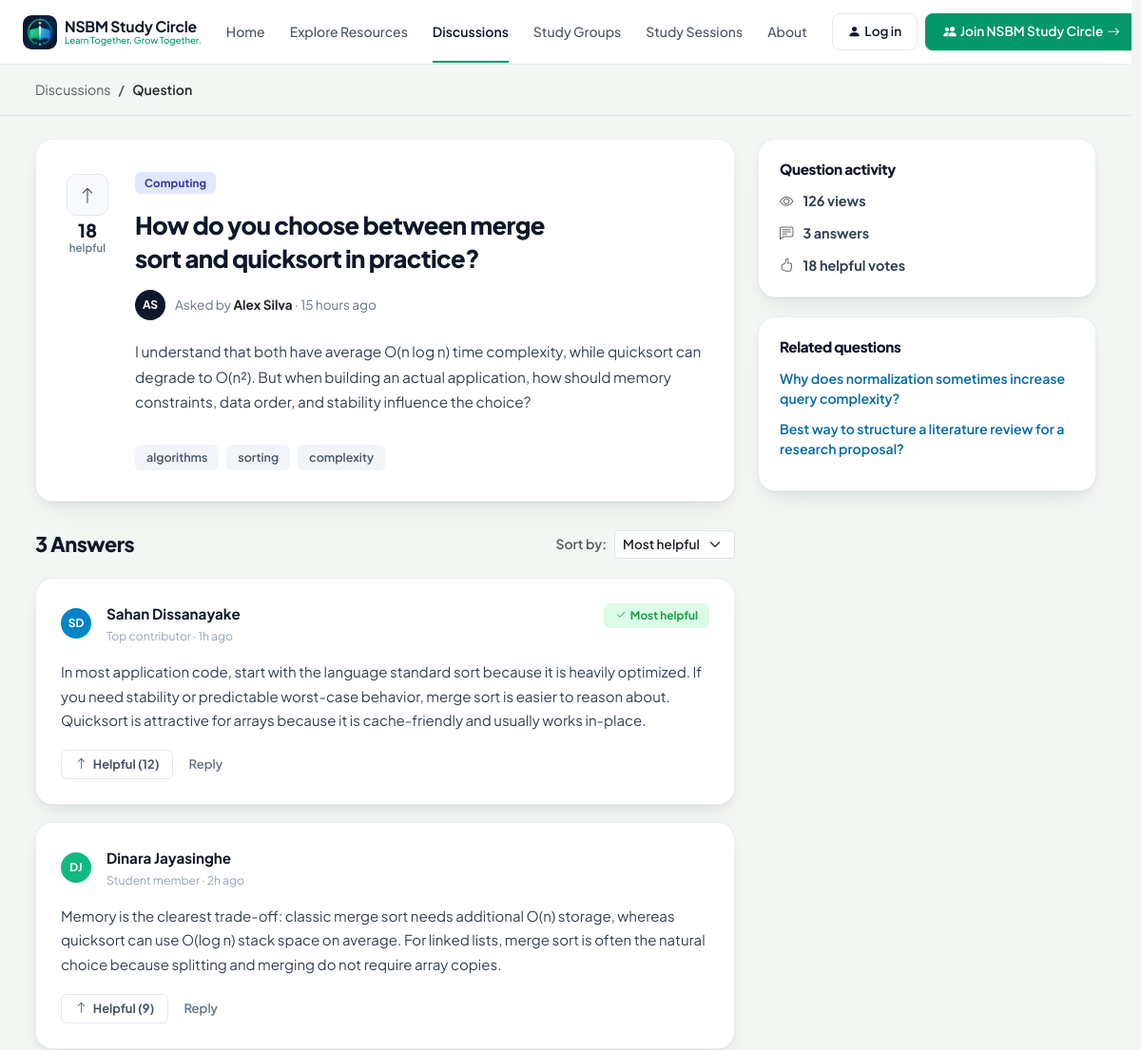
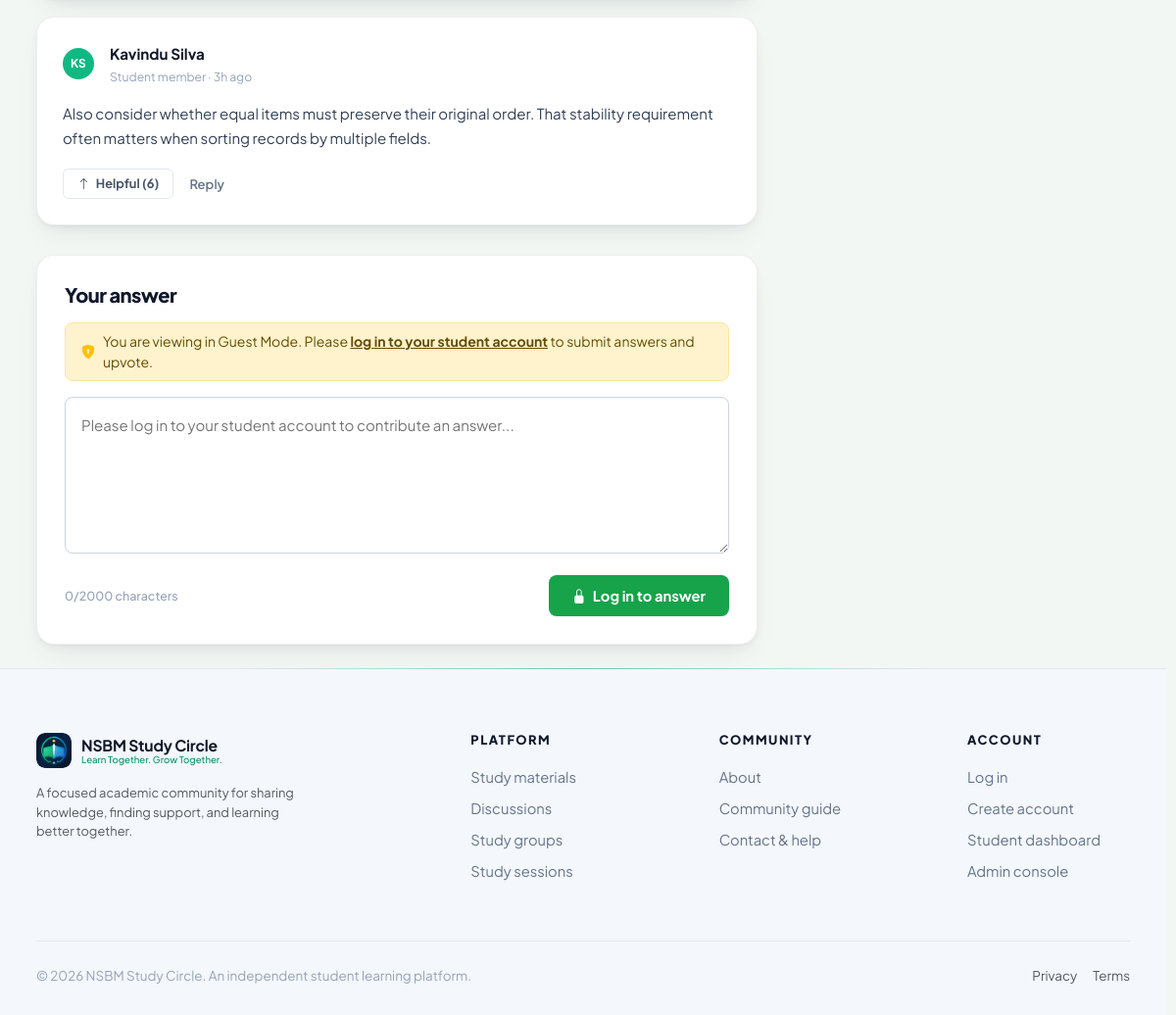
Page /frontend/discussion-details.php on the committed database (2 pictures, top to bottom).
### tables this page shows
CREATE TABLE IF NOT EXISTS discussions (
    id INT AUTO_INCREMENT PRIMARY KEY,
    title VARCHAR(255) NOT NULL,
    body TEXT NOT NULL,
    faculty ENUM('Computing', 'Business', 'Engineering', 'Science') DEFAULT 'Computing',
    category VARCHAR(100) DEFAULT 'Computing',
    module_code VARCHAR(30) NULL,
    tags VARCHAR(255) DEFAULT 'algorithms, sorting',
    author_id INT NOT NULL,
    upvotes INT DEFAULT 0,
    answers_count INT DEFAULT 0,
    views_count INT DEFAULT 45,
    is_solved TINYINT(1) DEFAULT 0,
    status ENUM('Open', 'Closed', 'Resolved') DEFAULT 'Open',
    is_hidden TINYINT(1) DEFAULT 0,
    created_at TIMESTAMP DEFAULT CURRENT_TIMESTAMP,
    updated_at TIMESTAMP DEFAULT CURRENT_TIMESTAMP ON UPDATE CURRENT_TIMESTAMP,
    FOREIGN KEY (author_id) REFERENCES users(id) ON DELETE CASCADE,
    INDEX idx_discussions_faculty (faculty),
    INDEX idx_discussions_category (category)
);

CREATE TABLE IF NOT EXISTS users (
    id INT AUTO_INCREMENT PRIMARY KEY,
    name VARCHAR(120) NOT NULL,
    email VARCHAR(160) NOT NULL UNIQUE,
    password VARCHAR(255) NOT NULL,
    role ENUM('admin', 'student') NOT NULL DEFAULT 'student',
    admin_type ENUM('Super administrator', 'Content moderator', 'Community moderator') NULL,
    student_id VARCHAR(30) NULL UNIQUE,
    faculty ENUM('Computing', 'Business', 'Engineering', 'Science') NOT NULL DEFAULT 'Computing',
    degree_program VARCHAR(180) DEFAULT 'BSc (Hons) Computer Science · Year 3',
    academic_year VARCHAR(20) DEFAULT 'Year 3',
    status ENUM('Active', 'Pending', 'Suspended') NOT NULL DEFAULT 'Active',
    bio TEXT NULL,
    academic_interests VARCHAR(255) DEFAULT 'Algorithms, Web Development, Databases',
    profile_visibility ENUM('NSBM Study Circle members', 'Public', 'Private') DEFAULT 'NSBM Study Circle members',
    profile_image VARCHAR(255) NULL,
    last_active_at TIMESTAMP NULL DEFAULT CURRENT_TIMESTAMP ON UPDATE CURRENT_TIMESTAMP,
    created_at TIMESTAMP DEFAULT CURRENT_TIMESTAMP,
    updated_at TIMESTAMP DEFAULT CURRENT_TIMESTAMP ON UPDATE CURRENT_TIMESTAMP,
    INDEX idx_users_role (role),
    INDEX idx_users_faculty (faculty),
    INDEX idx_users_status (status)
);

CREATE TABLE IF NOT EXISTS discussion_answers (
    id INT AUTO_INCREMENT PRIMARY KEY,
    discussion_id INT NOT NULL,
    author_id INT NOT NULL,
    author_role VARCHAR(100) DEFAULT 'Student member',
    body TEXT NOT NULL,
    upvotes INT DEFAULT 0,
    is_solution TINYINT(1) DEFAULT 0,
    created_at TIMESTAMP DEFAULT CURRENT_TIMESTAMP,
    updated_at TIMESTAMP DEFAULT CURRENT_TIMESTAMP ON UPDATE CURRENT_TIMESTAMP,
    FOREIGN KEY (discussion_id) REFERENCES discussions(id) ON DELETE CASCADE,
    FOREIGN KEY (author_id) REFERENCES users(id) ON DELETE CASCADE,
    INDEX idx_answers_discussion (discussion_id)
);

### frontend/discussion-details.php (the view, shortened to what the rows shown need)
<?php
require_once __DIR__ . '/../backend/config/db_config.php';
require_once __DIR__ . '/../backend/models/Discussion.php';
$discussionModel = new DiscussionModel();
$id = (int)($_GET['id'] ?? 1);
$discussion = $discussionModel->getDiscussionById($id);
$category = $discussion['category_badge'] ?? $discussion['category'] ?? $discussion['faculty'] ?? 'Computing';
$catClass = 'category-' . strtolower(preg_replace('/[^a-z0-9]/i', '', $category));
?>
<!DOCTYPE html>
<html lang="en" data-bs-theme="light">
<head>
    <link href="https://cdn.jsdelivr.net/npm/bootstrap@5.3.3/dist/css/bootstrap.min.css" rel="stylesheet">
    <link rel="stylesheet" href="https://cdn.jsdelivr.net/npm/bootstrap-icons@1.11.3/font/bootstrap-icons.min.css">
    <link rel="stylesheet" href="assets/css/style.css">
</head>
<body class="discussion-page-bg">
    <main class="py-4" id="discussionDetailContainer">
        <div class="container-xl">
            <div class="row g-4">
                <div class="col-lg-8">
                    <div class="question-detail-card">
                        <div class="question-upvote-box">
                            <button class="btn-vote-up" id="questionUpvoteBtn" title="Vote this question as helpful">
                                <i class="bi bi-arrow-up"></i>
                            </button>
                            <span class="question-vote-count" id="questionUpvoteCount"><?= (int)$discussion['upvotes'] ?></span>
                            <span class="question-vote-label">helpful</span>
                        </div>
                        <div class="flex-grow-1">
                            <span class="discussion-category-pill <?= $catClass ?>" id="detailCategoryBadge"><?= htmlspecialchars($category) ?></span>
                            <h1 class="question-detail-title" id="detailQuestionTitle">
                                <?= htmlspecialchars($discussion['title']) ?>
                            </h1>
                            <div class="question-author-meta">
                                <div class="author-circle-avatar" id="detailAuthorInitials"><?= htmlspecialchars($discussion['author_initials'] ?? 'AP') ?></div>
                                <span>Asked by <strong class="text-dark" id="detailAuthorName"><?= htmlspecialchars($discussion['author_name']) ?></strong> · <span id="detailTimeAgo"><?= htmlspecialchars($discussion['time_ago']) ?></span></span>
                            </div>
                            <div class="question-detail-body" id="detailQuestionBody">
                                <?= nl2br(htmlspecialchars($discussion['body'])) ?>
                            </div>
                            <div class="d-flex flex-wrap gap-2 pt-2" id="detailTagsContainer">
                                <?php foreach ($discussion['tags_list'] as $tag): ?>
                                    <a href="discussions.php?q=<?= urlencode($tag) ?>" class="tag-badge"><?= htmlspecialchars($tag) ?></a>
                                <?php endforeach; ?>
                            </div>
                        </div>
                    </div>
                    <div class="answers-section-header">
                        <h2 class="answers-count-title" id="answersCountHeader"><?= count($discussion['answers'] ?? []) ?> Answers</h2>
                    </div>
                    <div id="answersListContainer">
                        <?php if (!empty($discussion['answers'])): ?>
                            <?php foreach ($discussion['answers'] as $ans): ?>
                                <?php $isSolution = !empty($ans['is_solution']); ?>
                                <div class="answer-card <?= $isSolution ? 'highlight-solution' : '' ?>">
                                    <div class="d-flex justify-content-between align-items-start mb-2">
                                        <div class="d-flex align-items-center gap-3">
                                            <div class="author-circle-avatar" style="background: <?= $isSolution ? '#0284c7' : '#10b981' ?>;">
                                                <?= htmlspecialchars($ans['author_initials'] ?? 'ST') ?>
                                            </div>
                                            <div>
                                                <div class="answer-author-name"><?= htmlspecialchars($ans['author_name']) ?></div>
                                                <div class="answer-author-role"><?= htmlspecialchars($ans['author_role'] ?? 'Student member') ?></div>
                                            </div>
                                        </div>
                                        <?php if ($isSolution): ?>
                                            <span class="most-helpful-badge"><i class="bi bi-check2"></i> Most helpful</span>
                                        <?php endif; ?>
                                    </div>
                                    <div class="answer-body-text">
                                        <?= nl2br(htmlspecialchars($ans['body'])) ?>
                                    </div>
                                    <div class="answer-actions-bar">
                                        <button class="btn-answer-helpful" type="button"><i class="bi bi-arrow-up"></i> Helpful (<?= (int)$ans['upvotes'] ?>)</button>
                                        <button class="btn-answer-reply" type="button">Reply</button>
                                    </div>
                                </div>
                            <?php endforeach; ?>
                        <?php endif; ?>
                    </div>
                </div>
                <div class="col-lg-4">
                    <div class="sidebar-section-card">
                        <div class="activity-stat-row">
                            <i class="bi bi-eye text-muted"></i>
                            <span id="detailViewsCount"><?= (int)$discussion['views_count'] ?> views</span>
                        </div>
                        <div class="activity-stat-row mb-0">
                            <i class="bi bi-hand-thumbs-up text-muted"></i>
                            <span id="detailVotesCount"><?= (int)$discussion['upvotes'] ?> helpful votes</span>
                        </div>
                    </div>
                    <div class="sidebar-section-card">
                        <h3 class="sidebar-title-header">Related questions</h3>
                        <?php if (!empty($discussion['related_questions'])): ?>
                            <?php foreach ($discussion['related_questions'] as $rq): ?>
                                <a href="discussion-details.php?id=<?= $rq['id'] ?>" class="related-question-link">
                                    <?= htmlspecialchars($rq['title']) ?>
                                </a>
                            <?php endforeach; ?>
                        <?php endif; ?>
                    </div>
                </div>
            </div>
        </div>
    </main>
</body>
</html>

### rows in the picture
discussions: upvotes "18", title "How do you choose between merge sort and quicksort in practice?", author.name "Alex Silva", body "I understand that both have average O(n log n) time complexity, while quicksort can degrade to O(n²). But when building an actual application, how should memory constraints, data order, and stability influence the choice?", views_count "126"
discussion_answers: author_initials "SD", author.name "Sahan Dissanayake", author_role "Top contributor · 1h ago", is_solution 1 (drawn), body "In most application code, start with the language standard sort because it is heavily optimized. If you need stability or predictable worst-case behavior, merge sort is easier to reason about. Quicksort is attractive for arrays because it is cache-friendly and usually works in-place.", upvotes "12"
discussion_answers: author_initials "DJ", author.name "Dinara Jayasinghe", author_role "Student member · 2h ago", body "Memory is the clearest trade-off: classic merge sort needs additional O(n) storage, whereas quicksort can use O(log n) stack space on average. For linked lists, merge sort is often the natural choice because splitting and merging do not require array copies.", upvotes "9"
discussion_answers: author_initials "KS", author.name "Kavindu Silva", author_role "Student member · 3h ago", body "Also consider whether equal items must preserve their original order. That stability requirement often matters when sorting records by multiple fields.", upvotes "6"
discussions: title "Why does normalization sometimes increase query complexity?"
discussions: title "Best way to structure a literature review for a research proposal?"

### other values in the picture
$category "Computing"
$discussion['author_initials'] "AS"
$discussion['time_ago'] "15 hours ago"
$tag "algorithms"
$tag "sorting"
$tag "complexity"
count($discussion['answers'] ?? []) "3"
